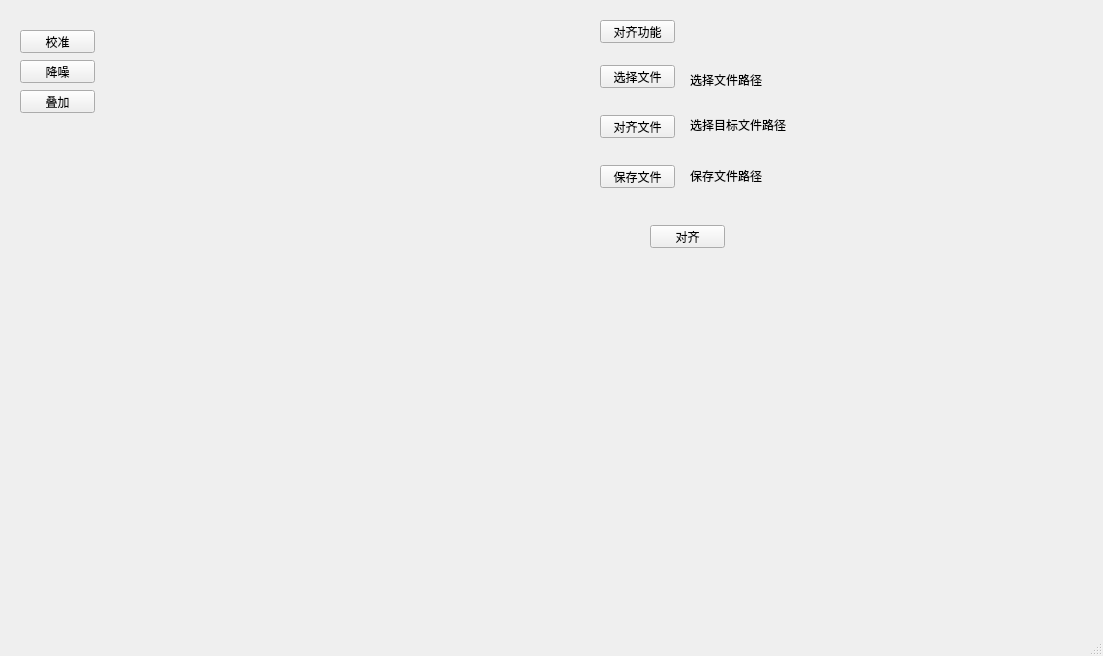
<?xml version="1.0" encoding="UTF-8"?>
<ui version="4.0">
 <class>MainWindow</class>
 <widget class="QMainWindow" name="MainWindow">
  <property name="geometry">
   <rect>
    <x>0</x>
    <y>0</y>
    <width>1103</width>
    <height>656</height>
   </rect>
  </property>
  <property name="windowTitle">
   <string>MainWindow</string>
  </property>
  <widget class="QWidget" name="centralwidget">
   <widget class="QStackedWidget" name="stackedWidget">
    <property name="geometry">
     <rect>
      <x>590</x>
      <y>50</y>
      <width>491</width>
      <height>211</height>
     </rect>
    </property>
    <property name="currentIndex">
     <number>0</number>
    </property>
    <widget class="QWidget" name="page">
     <widget class="QLabel" name="label_3">
      <property name="geometry">
       <rect>
        <x>100</x>
        <y>65</y>
        <width>481</width>
        <height>20</height>
       </rect>
      </property>
      <property name="text">
       <string>选择目标文件路径</string>
      </property>
     </widget>
     <widget class="QPushButton" name="pushButton_5">
      <property name="geometry">
       <rect>
        <x>10</x>
        <y>15</y>
        <width>75</width>
        <height>23</height>
       </rect>
      </property>
      <property name="text">
       <string>选择文件</string>
      </property>
     </widget>
     <widget class="QPushButton" name="pushButton_6">
      <property name="geometry">
       <rect>
        <x>10</x>
        <y>115</y>
        <width>75</width>
        <height>23</height>
       </rect>
      </property>
      <property name="text">
       <string>保存文件</string>
      </property>
     </widget>
     <widget class="QLabel" name="label">
      <property name="geometry">
       <rect>
        <x>100</x>
        <y>20</y>
        <width>481</width>
        <height>20</height>
       </rect>
      </property>
      <property name="text">
       <string>选择文件路径</string>
      </property>
     </widget>
     <widget class="QPushButton" name="pushButton_7">
      <property name="geometry">
       <rect>
        <x>10</x>
        <y>65</y>
        <width>75</width>
        <height>23</height>
       </rect>
      </property>
      <property name="text">
       <string>对齐文件</string>
      </property>
     </widget>
     <widget class="QLabel" name="label_2">
      <property name="geometry">
       <rect>
        <x>100</x>
        <y>115</y>
        <width>481</width>
        <height>21</height>
       </rect>
      </property>
      <property name="text">
       <string>保存文件路径</string>
      </property>
     </widget>
     <widget class="QPushButton" name="pushButton">
      <property name="geometry">
       <rect>
        <x>60</x>
        <y>175</y>
        <width>75</width>
        <height>23</height>
       </rect>
      </property>
      <property name="text">
       <string>对齐</string>
      </property>
     </widget>
    </widget>
    <widget class="QWidget" name="page_2"/>
   </widget>
   <widget class="QPushButton" name="pushButton_2">
    <property name="geometry">
     <rect>
      <x>20</x>
      <y>30</y>
      <width>75</width>
      <height>23</height>
     </rect>
    </property>
    <property name="text">
     <string>校准</string>
    </property>
   </widget>
   <widget class="QPushButton" name="pushButton_4">
    <property name="geometry">
     <rect>
      <x>20</x>
      <y>90</y>
      <width>75</width>
      <height>23</height>
     </rect>
    </property>
    <property name="text">
     <string>叠加</string>
    </property>
   </widget>
   <widget class="QPushButton" name="pushButton_3">
    <property name="geometry">
     <rect>
      <x>20</x>
      <y>60</y>
      <width>75</width>
      <height>23</height>
     </rect>
    </property>
    <property name="text">
     <string>降噪</string>
    </property>
   </widget>
   <widget class="QStackedWidget" name="stackedWidget_2">
    <property name="geometry">
     <rect>
      <x>580</x>
      <y>0</y>
      <width>120</width>
      <height>51</height>
     </rect>
    </property>
    <property name="currentIndex">
     <number>0</number>
    </property>
    <widget class="QWidget" name="page_3">
     <widget class="QPushButton" name="pushButton_8">
      <property name="geometry">
       <rect>
        <x>20</x>
        <y>20</y>
        <width>75</width>
        <height>23</height>
       </rect>
      </property>
      <property name="text">
       <string>对齐功能</string>
      </property>
     </widget>
    </widget>
    <widget class="QWidget" name="page_4"/>
   </widget>
  </widget>
  <widget class="QStatusBar" name="statusbar"/>
 </widget>
 <tabstops>
  <tabstop>pushButton_5</tabstop>
  <tabstop>pushButton_7</tabstop>
  <tabstop>pushButton_6</tabstop>
  <tabstop>pushButton</tabstop>
  <tabstop>pushButton_4</tabstop>
  <tabstop>pushButton_3</tabstop>
  <tabstop>pushButton_2</tabstop>
 </tabstops>
 <resources/>
 <connections>
  <connection>
   <sender>pushButton_5</sender>
   <signal>clicked()</signal>
   <receiver>pushButton</receiver>
   <slot>showMenu()</slot>
   <hints>
    <hint type="sourcelabel">
     <x>190</x>
     <y>77</y>
    </hint>
    <hint type="destinationlabel">
     <x>277</x>
     <y>231</y>
    </hint>
   </hints>
  </connection>
  <connection>
   <sender>pushButton_6</sender>
   <signal>clicked()</signal>
   <receiver>pushButton</receiver>
   <slot>showMenu()</slot>
   <hints>
    <hint type="sourcelabel">
     <x>227</x>
     <y>171</y>
    </hint>
    <hint type="destinationlabel">
     <x>277</x>
     <y>231</y>
    </hint>
   </hints>
  </connection>
  <connection>
   <sender>pushButton_7</sender>
   <signal>clicked()</signal>
   <receiver>pushButton</receiver>
   <slot>showMenu()</slot>
   <hints>
    <hint type="sourcelabel">
     <x>227</x>
     <y>121</y>
    </hint>
    <hint type="destinationlabel">
     <x>277</x>
     <y>231</y>
    </hint>
   </hints>
  </connection>
 </connections>
</ui>
